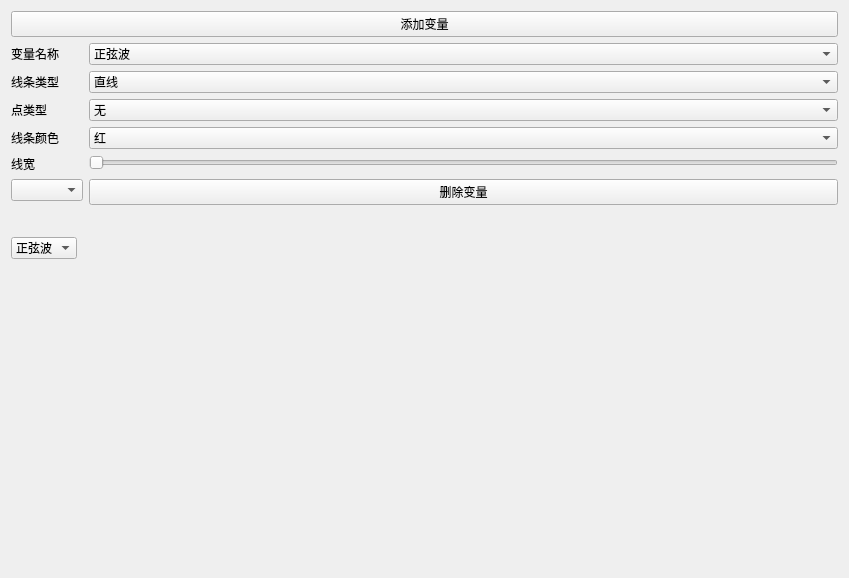
<?xml version="1.0" encoding="UTF-8"?>
<ui version="4.0">
    <class>Monitor</class>
    <widget class="QWidget" name="Monitor">
        <property name="geometry">
            <rect>
                <x>0</x>
                <y>0</y>
                <width>849</width>
                <height>578</height>
            </rect>
        </property>
        <property name="windowTitle">
            <string>Monitor</string>
        </property>
        <layout class="QHBoxLayout" name="horizontalLayout">
            <item>
                <layout class="QVBoxLayout" name="verticalLayout">
                    <item>
                        <widget class="QPushButton" name="pushButton_add_variable">
                            <property name="text">
                                <string>添加变量</string>
                            </property>
                        </widget>
                    </item>
                    <item>
                        <layout class="QFormLayout" name="formLayout">
                            <item row="0" column="1">
                                <widget class="QComboBox" name="comboBox_monitor_var">
                                    <item>
                                        <property name="text">
                                            <string>正弦波</string>
                                        </property>
                                    </item>
                                    <item>
                                        <property name="text">
                                            <string>方波</string>
                                        </property>
                                    </item>
                                </widget>
                            </item>
                            <item row="1" column="1">
                                <widget class="QComboBox" name="comboBox_line_type">
                                    <item>
                                        <property name="text">
                                            <string>直线</string>
                                        </property>
                                    </item>
                                    <item>
                                        <property name="text">
                                            <string>左侧步长</string>
                                        </property>
                                    </item>
                                    <item>
                                        <property name="text">
                                            <string>右侧步长</string>
                                        </property>
                                    </item>
                                    <item>
                                        <property name="text">
                                            <string>中间步长</string>
                                        </property>
                                    </item>
                                    <item>
                                        <property name="text">
                                            <string>脉冲</string>
                                        </property>
                                    </item>
                                    <item>
                                        <property name="text">
                                            <string />
                                        </property>
                                    </item>
                                </widget>
                            </item>
                            <item row="2" column="1">
                                <widget class="QComboBox" name="comboBox_dot_type">
                                    <item>
                                        <property name="text">
                                            <string>无</string>
                                        </property>
                                    </item>
                                    <item>
                                        <property name="text">
                                            <string>单点</string>
                                        </property>
                                    </item>
                                    <item>
                                        <property name="text">
                                            <string>十字</string>
                                        </property>
                                    </item>
                                    <item>
                                        <property name="text">
                                            <string>圆形</string>
                                        </property>
                                    </item>
                                    <item>
                                        <property name="text">
                                            <string>星形</string>
                                        </property>
                                    </item>
                                    <item>
                                        <property name="text">
                                            <string>三角形</string>
                                        </property>
                                    </item>
                                </widget>
                            </item>
                            <item row="3" column="1">
                                <widget class="QComboBox" name="comboBox_line_color">
                                    <item>
                                        <property name="text">
                                            <string>红</string>
                                        </property>
                                    </item>
                                    <item>
                                        <property name="text">
                                            <string>绿</string>
                                        </property>
                                    </item>
                                    <item>
                                        <property name="text">
                                            <string>蓝</string>
                                        </property>
                                    </item>
                                </widget>
                            </item>
                            <item row="0" column="0">
                                <widget class="QLabel" name="label_monitor_variable">
                                    <property name="text">
                                        <string>变量名称</string>
                                    </property>
                                </widget>
                            </item>
                            <item row="1" column="0">
                                <widget class="QLabel" name="label_line_type">
                                    <property name="text">
                                        <string>线条类型</string>
                                    </property>
                                </widget>
                            </item>
                            <item row="2" column="0">
                                <widget class="QLabel" name="label_dot_type">
                                    <property name="text">
                                        <string>点类型</string>
                                    </property>
                                </widget>
                            </item>
                            <item row="3" column="0">
                                <widget class="QLabel" name="label_line_color">
                                    <property name="text">
                                        <string>线条颜色</string>
                                    </property>
                                </widget>
                            </item>
                            <item row="4" column="0">
                                <widget class="QLabel" name="label_line_width">
                                    <property name="text">
                                        <string>线宽</string>
                                    </property>
                                </widget>
                            </item>
                            <item row="4" column="1">
                                <widget class="QSlider" name="horizontalSlider_line_width">
                                    <property name="orientation">
                                        <enum>Qt::Horizontal</enum>
                                    </property>
                                </widget>
                            </item>
                            <item row="5" column="0">
                                <widget class="QComboBox" name="comboBox_exist_variable" />
                            </item>
                            <item row="5" column="1">
                                <widget class="QPushButton" name="pushButton_remove_variable">
                                    <property name="text">
                                        <string>删除变量</string>
                                    </property>
                                </widget>
                            </item>
                            <item row="6" column="1">
                                <spacer name="horizontalSpacer_2">
                                    <property name="orientation">
                                        <enum>Qt::Horizontal</enum>
                                    </property>
                                    <property name="sizeHint" stdset="0">
                                        <size>
                                            <width>40</width>
                                            <height>20</height>
                                        </size>
                                    </property>
                                </spacer>
                            </item>
                            <item row="6" column="0">
                                <spacer name="horizontalSpacer">
                                    <property name="orientation">
                                        <enum>Qt::Horizontal</enum>
                                    </property>
                                    <property name="sizeHint" stdset="0">
                                        <size>
                                            <width>40</width>
                                            <height>20</height>
                                        </size>
                                    </property>
                                </spacer>
                            </item>
                            <item row="7" column="1">
                                <layout class="QFormLayout" name="formLayout_parameter" />
                            </item>
                            <item row="7" column="0">
                                <widget class="QComboBox" name="comboBox_sign_type">
                                    <item>
                                        <property name="text">
                                            <string>正弦波</string>
                                        </property>
                                    </item>
                                    <item>
                                        <property name="text">
                                            <string>方波</string>
                                        </property>
                                    </item>
                                    <item>
                                        <property name="text">
                                            <string>梯形波</string>
                                        </property>
                                    </item>
                                </widget>
                            </item>
                        </layout>
                    </item>
                </layout>
            </item>
        </layout>
    </widget>
    <resources />
    <connections />
</ui>
